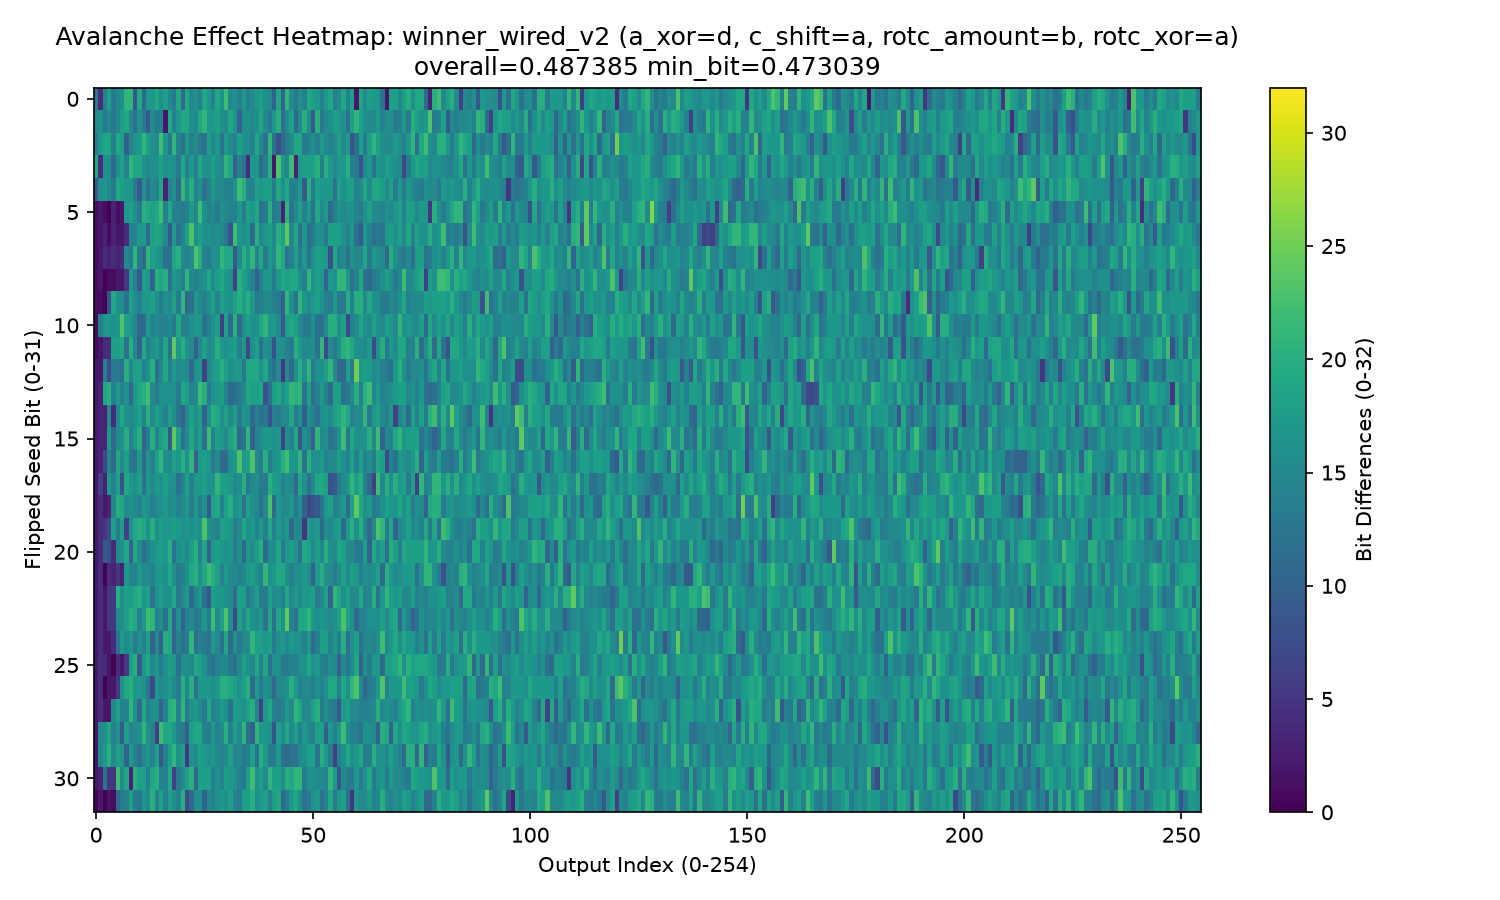

This chart was generated by the following Python code:
"""Avalanche-effect heatmap for `winner_wired_v2.c` (wiring "v08" in
RESULTS.md's 13-winner survey), the candidate that superseded
`winner_wired.c` on 2026-08-28: Wiring(a_xor_operand="d",
c_shift_operand="a", rotc_amount_source="b", rotc_xor_operand="a").

Direct port of avalanche_heatmap_winner.py (which targets `winner_wired.c`
/ v05), retargeted at this wiring so the two are visually and numerically
comparable (same axes, same cross-check structure). See RESULTS.md's
"Survey of the other 12 winners" section for the full 13-way table this
heatmap is one entry of.
"""

from __future__ import annotations

import argparse
import os
from pathlib import Path

import matplotlib

if not os.environ.get("DISPLAY"):
    matplotlib.use("Agg")
import matplotlib.pyplot as plt  # noqa: E402
import numpy as np  # noqa: E402

from wiring import Wiring  # noqa: E402
from wired_prng import stream  # noqa: E402

import sys  # noqa: E402
sys.path.insert(0, str(Path(__file__).parent.parent /
                       "2026-8-26_operation-pruning-research"))
from quality_gate import avalanche_stats  # noqa: E402

MASK = 0xFFFFFFFF
BASE_SEED = 1
WINNER = Wiring(a_xor_operand="d", c_shift_operand="a",
                 rotc_amount_source="b", rotc_xor_operand="a")


def rot32(n: int, r: int) -> int:
    r &= 31
    n &= MASK
    return ((n << r) | (n >> (32 - r))) & MASK


def winner_reseed(M: list[int], L: list[int]) -> int:
    """Mirrors winner_wired_v2.c's ra_reseed()/ra_hash() exactly (identical
    to baseline.c's -- rewiring only touches ra_permutation_cycle's a/b/c
    chain, never reseed)."""
    for i in range(256):
        M[i] ^= L[i]
    new_cons = 0
    for e in range(8):
        base = e * 32
        h = 0
        for j in range(32):
            h ^= M[base + j]
        new_cons ^= (h << e) & MASK
    return new_cons & MASK


def winner_capture(seed: int, cycle: int = 1) -> list[int]:
    """Cycle `cycle`'s (1-indexed) 255-step permutation-cycle output,
    hand-rolled mirror of winner_wired_v2.c's ra_core loop (used purely as
    an independent cross-check against wired_prng.py's stream())."""
    if cycle < 1:
        raise ValueError("cycle must be >= 1")

    M = [0] * 256
    L = [0] * 256
    for i in range(256):
        M[i] = (i * 0x06A0DD9B + 0x06A0DD9B) & MASK
        L[i] = (i * 0x9E3779B7 + 0x9E3779B7) & MASK

    cons = seed
    target_outputs = None
    for it in range(cycle):
        a, b, d = cons, it & MASK, 0
        cycle_outputs = []
        for i in range(255, 0, -1):
            o = ((M[(i + 6) & 0xFF] << 6) ^ (M[(i + 7) & 0xFF] << 7)) & MASK
            a = ((d ^ o) ^ ((cons + a) & MASK)) & MASK
            b = (((cons + a) & MASK) ^ ((o + d) & MASK)) & MASK
            c = rot32((a >> 13) ^ a, b)
            cycle_outputs.append(c)
            d = c & 0xFF
            L[i], L[d] = L[d], L[i]
        if it == cycle - 1:
            target_outputs = cycle_outputs
        cons = winner_reseed(M, L)
    return target_outputs


def stream_capture(seed: int, cycle: int) -> list[int]:
    all_values = list(stream(seed, cycle, WINNER))
    return all_values[(cycle - 1) * 255:cycle * 255]


def analyze_cycle(cycle: int):
    hand_matrix, hand_stats = compute_avalanche_matrix(
        lambda seed: winner_capture(seed, cycle)
    )
    _, stream_stats = compute_avalanche_matrix(
        lambda seed: stream_capture(seed, cycle)
    )
    if hand_stats["overall_mean_hamming_fraction"] != stream_stats["overall_mean_hamming_fraction"]:
        raise SystemExit(
            f"Cross-check FAILED at cycle {cycle}: hand-rolled capture vs. "
            f"wired_prng.py's stream() disagree -- "
            f"{hand_stats!r} != {stream_stats!r}. A bug remains."
        )
    return hand_matrix, hand_stats


def compute_avalanche_matrix(capture_fn, base_seed: int = BASE_SEED):
    baseline = capture_fn(base_seed)
    n = len(baseline)
    matrix = np.zeros((32, n), dtype=int)
    for bit in range(32):
        flipped_seed = (base_seed ^ (1 << bit)) & MASK
        mutated = capture_fn(flipped_seed)
        for i in range(n):
            matrix[bit, i] = bin(baseline[i] ^ mutated[i]).count("1")
    stats = avalanche_stats(capture_fn, base_seed)
    return matrix, stats


def plot_single(matrix, stats, out_png: Path) -> None:
    plt.figure(figsize=(10, 6))
    plt.imshow(matrix, aspect="auto", vmin=0, vmax=32)
    plt.xlabel("Output Index (0-254)")
    plt.ylabel("Flipped Seed Bit (0-31)")
    plt.title(
        "Avalanche Effect Heatmap: winner_wired_v2 (a_xor=d, c_shift=a, "
        f"rotc_amount=b, rotc_xor=a)\noverall={stats['overall_mean_hamming_fraction']:.6f} "
        f"min_bit={stats['min_bit_fraction']:.6f}"
    )
    plt.colorbar(label="Bit Differences (0-32)")
    plt.tight_layout()
    plt.savefig(out_png, dpi=150)
    print(f"Saved heatmap to {out_png}")


def plot_comparison(matrix1, stats1, matrixN, statsN, cycle: int, out_png: Path) -> None:
    fig, axes = plt.subplots(1, 2, figsize=(18, 6), sharey=True)
    for ax, matrix, title in (
        (axes[0], matrix1, f"Cycle 1 (initial state)\navalanche fraction = {stats1['overall_mean_hamming_fraction']:.6f}"),
        (axes[1], matrixN, f"Cycle {cycle}\navalanche fraction = {statsN['overall_mean_hamming_fraction']:.6f}"),
    ):
        im = ax.imshow(matrix, aspect="auto", vmin=0, vmax=32)
        ax.set_xlabel("Output Index (0-254)")
        ax.set_title(title)
    axes[0].set_ylabel("Flipped Seed Bit (0-31)")
    fig.colorbar(im, ax=axes, label="Bit Differences (0-32)", shrink=0.85)
    fig.suptitle(
        "Avalanche Effect: winner_wired_v2 (a_xor=d, c_shift=a, rotc_amount=b, "
        f"rotc_xor=a) -- cycle 1 vs. cycle {cycle}"
    )
    plt.savefig(out_png, dpi=150)
    print(f"Saved comparison heatmap to {out_png}")


def main() -> None:
    parser = argparse.ArgumentParser(description=__doc__)
    parser.add_argument("--cycle", type=int, default=1, metavar="N",
                         help="Compare cycle 1 against cycle N (N-1 reseeds first).")
    parser.add_argument("--show", action="store_true")
    args = parser.parse_args()
    if args.cycle < 1:
        parser.error("--cycle must be >= 1")

    if args.cycle == 1:
        matrix, stats = analyze_cycle(1)
        print(f"Overall avalanche fraction: {stats['overall_mean_hamming_fraction']:.6f}")
        print(f"Min per-bit fraction:       {stats['min_bit_fraction']:.6f}")
        for bit in range(32):
            print(f"  bit {bit:2d}: {stats['per_bit_fractions'][bit]:.4f}")
        out_png = Path(__file__).parent / "avalanche_heatmap_winner_v2.png"
        plot_single(matrix, stats, out_png)
    else:
        matrix1, stats1 = analyze_cycle(1)
        matrixN, statsN = analyze_cycle(args.cycle)
        print(f"Cycle 1 overall: {stats1['overall_mean_hamming_fraction']:.6f} (min_bit={stats1['min_bit_fraction']:.6f})")
        print(f"Cycle {args.cycle} overall: {statsN['overall_mean_hamming_fraction']:.6f} (min_bit={statsN['min_bit_fraction']:.6f})")
        out_png = Path(__file__).parent / f"avalanche_heatmap_winner_v2_cycle1_vs_cycle{args.cycle}.png"
        plot_comparison(matrix1, stats1, matrixN, statsN, args.cycle, out_png)

    if args.show:
        plt.show()


if __name__ == "__main__":
    main()
